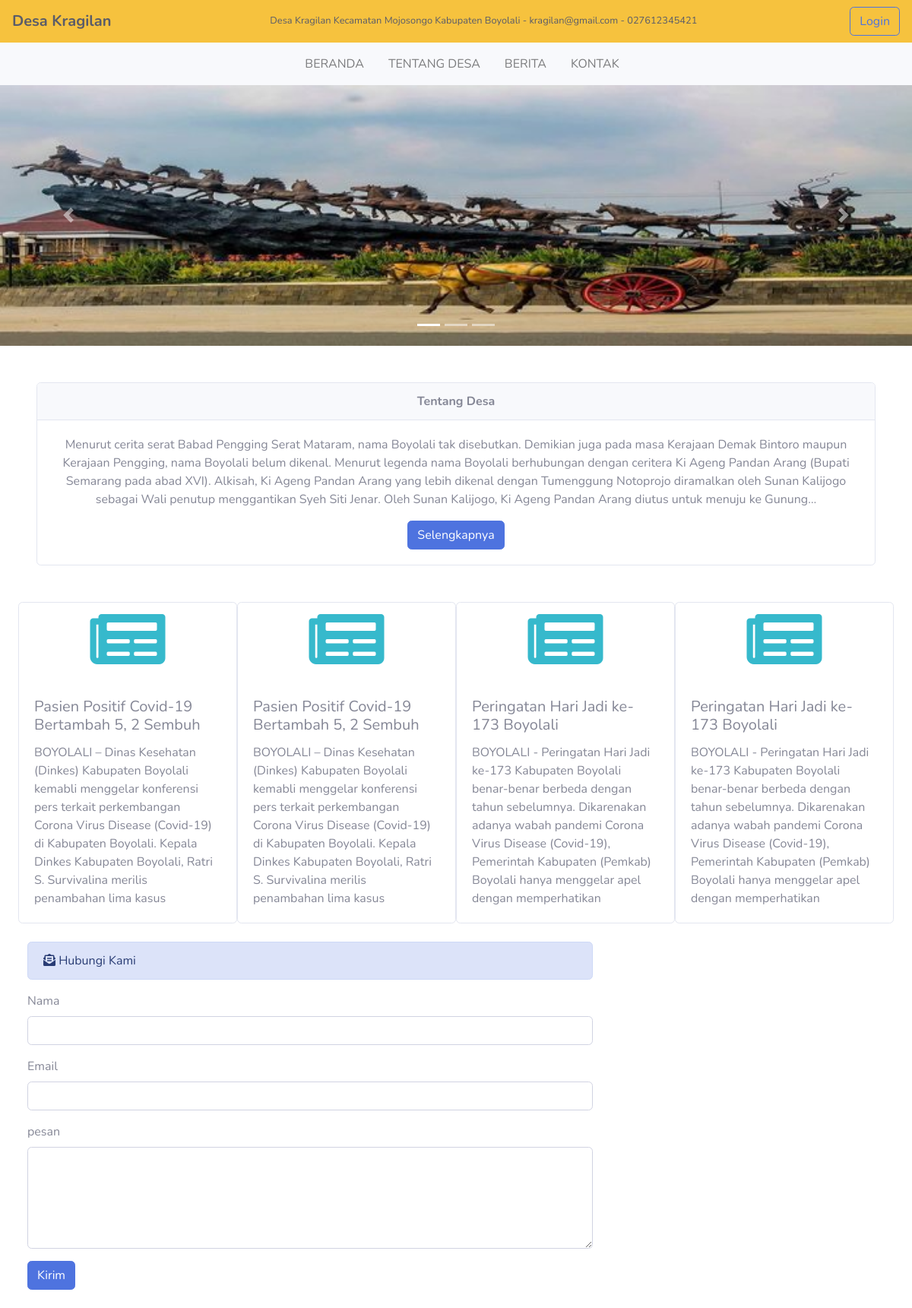
The page / on the database its author committed.
### tables this page shows
CREATE TABLE `identitas` (
  `id_identitas` int(11) NOT NULL,
  `judul_website` varchar(50) NOT NULL,
  `alamat` varchar(100) NOT NULL,
  `email` varchar(50) NOT NULL,
  `telp` varchar(50) NOT NULL
);

CREATE TABLE `tentang_desa` (
  `id` int(11) NOT NULL,
  `sejarah` varchar(1000) NOT NULL,
  `visi` varchar(250) NOT NULL,
  `misi` varchar(250) NOT NULL
);

CREATE TABLE `informasi` (
  `id_informasi` int(11) NOT NULL,
  `icon` varchar(50) NOT NULL,
  `judul_informasi` varchar(50) NOT NULL,
  `isi_informasi` varchar(250) NOT NULL
);

### application/controllers/landing_page.php (called while the page is built, shortened)
<?php
class Landing_page extends CI_Controller
{
	public function index()
	{
		$data['identitas'] = $this->identitas_model->tampil_data('identitas')->result();
		$data['tentang'] = $this->tentang_model->tampil_data('tentang_desa')->result();
		$data['informasi'] = $this->informasi_model->tampil_data('informasi')->result();
		$data['hubungi'] = $this->hubungi_model->tampil_data('hubungi')->result();
		$this->load->view('templates_administrator/header');
		$this->load->view('landing_page',$data);
		$this->load->view('templates_administrator/footer');
	}
}

### index.php (called while the page is built, shortened)
<?php
require_once BASEPATH.'core/CodeIgniter.php';

### application/models/identitas_model.php (called while the page is built, shortened)
<?php
class Identitas_model extends CI_Model
{
	public function tampil_data($table)
	{
		return $this->db->get($table);
	}
}

### application/models/tentang_model.php (called while the page is built, shortened)
<?php
class Tentang_model extends CI_Model
{
	public function tampil_data($table)
	{
		return $this->db->get($table);
	}
}

### application/models/informasi_model.php (called while the page is built, shortened)
<?php
class Informasi_model extends CI_Model
{
	public function tampil_data($table)
	{
		return $this->db->get($table);
	}
}

### application/views/landing_page.php (the view, shortened to what this page needs)
<nav class="navbar navbar-light bg-warning text-dark">
  <?php foreach ($identitas as $id):?>
  <a class="navbar-brand"><strong><?= $id->judul_website;?></strong></a>
  <span class="small"><?= $id->alamat?> - <?= $id->email?> - <?= $id->telp?></span>
<?php endforeach;?>
    <form class="form-inline"method="post"action="<?= base_url('administrator/auth/proses_login');?>">
      <button class="btn btn-outline-primary my-2 my-sm-0 ml-2" type="submit">Login</button>
    </form>
</nav>
<nav class="navbar navbar-expand-lg navbar-light bg-light">
  <div class="collapse navbar-collapse"id="navbarNavAltMarkup">
    <div class="navbar-nav mx-auto">
        <a class="nav-item nav-link ml-3" href="#beranda">BERANDA</a>
        <a class="nav-item nav-link ml-3" href="#tentang">TENTANG DESA</a>
        <a class="nav-item nav-link ml-3" href="#berita">BERITA</a>
        <a class="nav-item nav-link ml-3" href="#hubungi">KONTAK</a>
    </div>
  </div>
</nav>
<div id="carouselExampleIndicators" class="carousel slide" data-ride="carousel">
  <ol class="carousel-indicators">
    <li data-target="#carouselExampleIndicators" data-slide-to="0" class="active"></li>
    <li data-target="#carouselExampleIndicators" data-slide-to="1"></li>
    <li data-target="#carouselExampleIndicators" data-slide-to="2"></li>
  </ol>
  <div class="carousel-inner">
    <div class="carousel-item active">
      <img src="<?=base_url('assets/img/1.jpg');?>" class="d-block w-100 " alt="...">
    </div>
  </div>
  <a class="carousel-control-prev" href="#carouselExampleIndicators" role="button" data-slide="prev">
    <span class="carousel-control-prev-icon" aria-hidden="true"></span>
  </a>
  <a class="carousel-control-next" href="#carouselExampleIndicators" role="button" data-slide="next">
    <span class="carousel-control-next-icon" aria-hidden="true"></span>
  </a>
</div>
<div class="card text-center m-5">
  <div class="card-header">
    <strong id="tentang">Tentang Desa</strong>
  </div>
  <div class="card-body">
    <p class="card-text">
      <?php foreach($tentang as $ttg) : ?>
        <?=word_limiter($ttg->sejarah,75);?>
      <?php endforeach; ?>
  </p>
    <button type="button" class="btn btn-primary" data-toggle="modal" data-target="#exampleModal">
      Selengkapnya
    </button>
  </div>
</div>
<div class="row m-4"id="berita">
  <?php foreach ($informasi as $info) :?>
  <div class="card" style="width: 18rem;">
    <span class="display-2 text-center text-info"><i class="<?= $info->icon?>"></i></span>
    <div class="card-body">
      <h5 class="card-title"><?= $info->judul_informasi;?></h5>
        <p class="card-text"><?= $info->isi_informasi;?></p>
    </div>
  </div>
<?php endforeach;?>
</div>
<form method="post"action="<?=base_url('landing_page/kirim_pesan') ;?>">
  <div class="row m-4">
    <div class="col-md-8">
      <div class="alert alert-primary">
        <i class="fas fa-envelope-open-text"id="hubungi"></i> Hubungi Kami
      </div>
      <div class="form-group">
        <label>Nama</label>
        <input type="text" name="nama"class="form-control">
      </div>
      <div class="form-group">
        <label>Email</label>
        <input type="text" name="email"class="form-control">
      </div>
      <div class="form-group">
        <label>pesan</label>
        <textarea type="text"name="pesan"class="form-control"rows="5"></textarea>
      </div>
      <button type="submit"class="btn btn-primary">Kirim</button>
    </div>
  </div>
</form>

### application/views/templates_administrator/header.php (shortened to what this page needs)
<!DOCTYPE html>
<html lang="en">
<head>
  <link href="<?=base_url();?>assets/vendor/fontawesome-free/css/all.min.css" rel="stylesheet" type="text/css">
  <link href="<?=base_url();?>assets/css/sb-admin-2.min.css" rel="stylesheet">
</head>

### application/views/templates_administrator/footer.php (shortened to what this page needs)
</body>
</html>

### rows shown on the page
identitas: judul_website "Desa Kragilan", alamat "Desa Kragilan Kecamatan Mojosongo Kabupaten Boyolali", email "kragilan@gmail.com", telp "027612345421"
tentang_desa: sejarah "Menurut cerita serat Babad Pengging Serat Mataram, nama Boyolali tak disebutkan. Demikian juga pada masa Kerajaan Demak Bintoro maupun Kerajaan Pengging, nama Boyolali belum dikenal. Menurut legenda nama Boyolali berhubungan dengan ceritera Ki Ageng Pandan Arang (Bupati Semarang pada abad XVI). Alkisah, Ki Ageng Pandan Arang yang lebih dikenal dengan Tumenggung Notoprojo diramalkan oleh Sunan Kalijogo sebagai Wali penutup menggantikan Syeh Siti Jenar. Oleh Sunan Kalijogo, Ki Ageng Pandan Arang diutus untuk menuju ke Gunung…"
informasi: judul_informasi "Pasien Positif Covid-19 Bertambah 5, 2 Sembuh", isi_informasi "BOYOLALI – Dinas Kesehatan (Dinkes) Kabupaten Boyolali kemabli menggelar konferensi pers terkait perkembangan Corona Virus Disease (Covid-19) di Kabupaten Boyolali. Kepala Dinkes Kabupaten Boyolali, Ratri S. Survivalina merilis penambahan lima kasus"
informasi: judul_informasi "Pasien Positif Covid-19 Bertambah 5, 2 Sembuh", isi_informasi "BOYOLALI – Dinas Kesehatan (Dinkes) Kabupaten Boyolali kemabli menggelar konferensi pers terkait perkembangan Corona Virus Disease (Covid-19) di Kabupaten Boyolali. Kepala Dinkes Kabupaten Boyolali, Ratri S. Survivalina merilis penambahan lima kasus"
informasi: judul_informasi "Peringatan Hari Jadi ke-173 Boyolali", isi_informasi "BOYOLALI - Peringatan Hari Jadi ke-173 Kabupaten Boyolali benar-benar berbeda dengan tahun sebelumnya. Dikarenakan adanya wabah pandemi Corona Virus Disease (Covid-19), Pemerintah Kabupaten (Pemkab) Boyolali hanya menggelar apel dengan memperhatikan"
informasi: judul_informasi "Peringatan Hari Jadi ke-173 Boyolali", isi_informasi "BOYOLALI - Peringatan Hari Jadi ke-173 Kabupaten Boyolali benar-benar berbeda dengan tahun sebelumnya. Dikarenakan adanya wabah pandemi Corona Virus Disease (Covid-19), Pemerintah Kabupaten (Pemkab) Boyolali hanya menggelar apel dengan memperhatikan"
